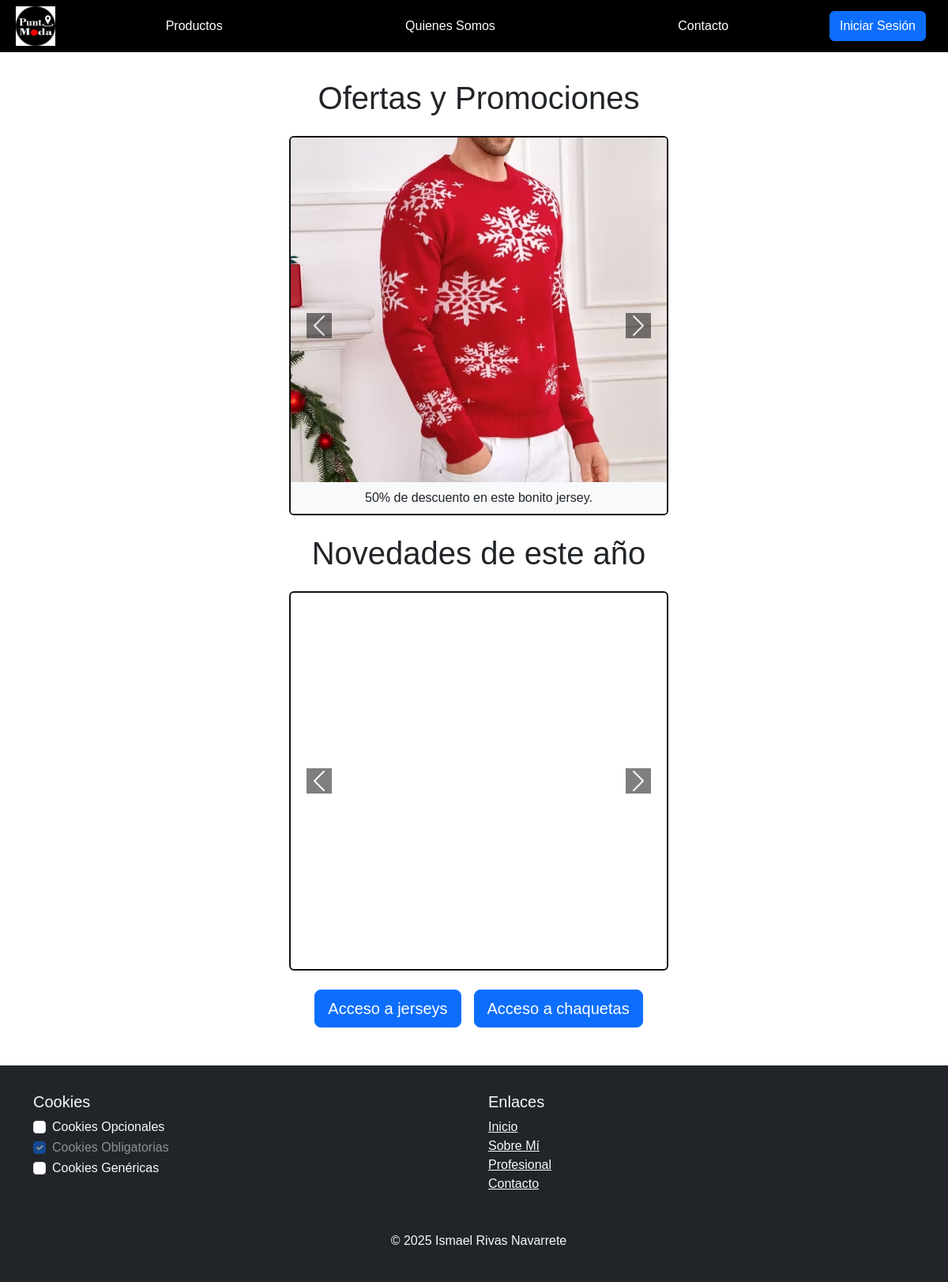
/, run on an earlier commit of the app's database.
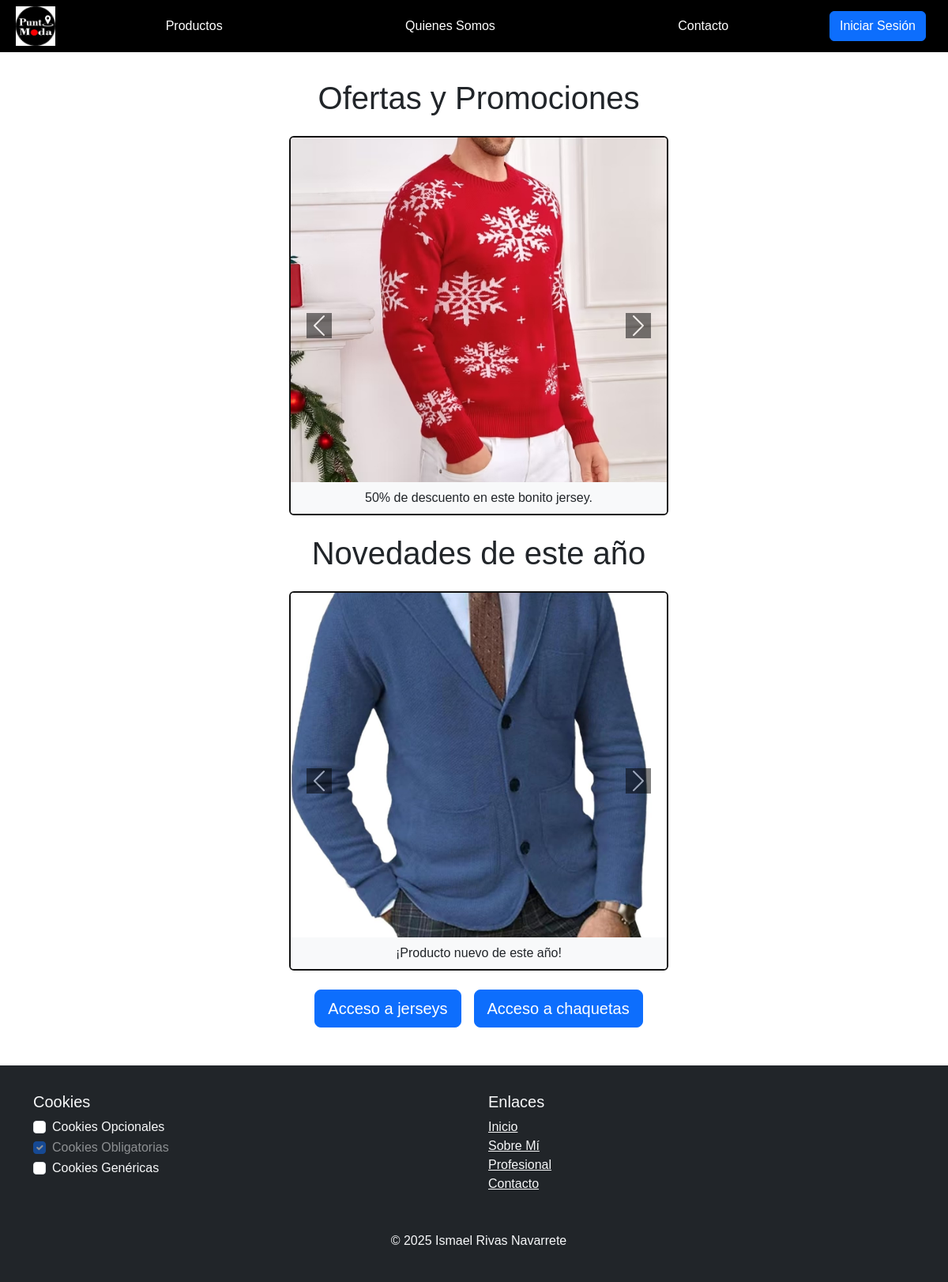
And on a later commit of the database.
### tables this page shows
CREATE TABLE IF NOT EXISTS Productos (
    cod_producto CHAR(5) PRIMARY KEY,
    nombre VARCHAR(40) NOT NULL,
    modelo MEDIUMINT NOT NULL,
    descripcion TEXT,
    imagen VARCHAR(255),
    precio DECIMAL(5,2),
    CIF VARCHAR(9) NOT NULL, 
    FOREIGN KEY (CIF) REFERENCES Proveedores(CIF) ON UPDATE CASCADE ON DELETE RESTRICT
);

### www/index.php (the view, shortened to what this page needs)
<?php
$conexionBaseDatos = Conexion::conexionBD();
$anioActual = date("Y");
$consultaNovedades = $conexionBaseDatos->prepare("SELECT imagen FROM Productos WHERE modelo = ? ORDER BY modelo DESC");
$consultaNovedades->bind_param("s", $anioActual);
$consultaNovedades->execute();
$resultado = $consultaNovedades->get_result();
?>
<!DOCTYPE html>
<html lang="es">
<head>
    <link rel="stylesheet" href="https://cdn.jsdelivr.net/npm/bootstrap@5.3.3/dist/css/bootstrap.min.css">
    <link rel="stylesheet" href="css/styles.css">
</head>
<body>
    <?php include 'php/navbar.php'; ?>
    <main class="container">
        <h1 class="text-center my-4">Ofertas y Promociones</h1>
        <div class="d-flex justify-content-center">
            <div class="card overflow-hidden" style="width: 30rem; height: 30rem;">
                <div id="carouselExample" class="carousel slide h-100">
                    <div class="carousel-inner h-100">
                        <div class="carousel-item active h-100">
                            <div class="h-100 d-flex flex-column">
                                <div class="flex-grow-1 overflow-hidden">
                                    <img src="../imagenes/productos/jersey8.jpg" class="w-100 h-100 object-fit-cover" alt="...">
                                </div>
                                <div class="bg-light py-2">
                                    <p class="text-center m-0">50% de descuento en este bonito jersey.</p>
                                </div>
                            </div>
                        </div>
                    </div>
                    <button class="carousel-control-prev" type="button" data-bs-target="#carouselExample" data-bs-slide="prev">
                        <span class="carousel-control-prev-icon bg-black" aria-hidden="true"></span>
                    </button>
                    <button class="carousel-control-next" type="button" data-bs-target="#carouselExample" data-bs-slide="next">
                        <span class="carousel-control-next-icon bg-black" aria-hidden="true"></span>
                    </button>
                </div>
            </div>
        </div>
        <h1 class="text-center my-4">Novedades de este año</h1>
        <div class="d-flex justify-content-center">
            <div class="card overflow-hidden" style="width: 30rem; height: 30rem;">
                <div id="carouselSegundo" class="carousel slide h-100">
                    <div class="carousel-inner h-100">
                        <?php
                        $primera = true;
                        while ($producto = $resultado->fetch_assoc()) {
                        ?>
                            <div class="carousel-item <?php if ($primera) { echo 'active'; $primera = false; } ?> h-100">
                                <div class="h-100 d-flex flex-column">
                                    <div class="flex-grow-1 overflow-hidden">
                                        <img src="<?php echo htmlspecialchars($producto['imagen']); ?>" class="w-100 h-100 object-fit-cover" alt="...">
                                    </div>
                                    <div class="bg-light py-2">
                                        <p class="text-center m-0">¡Producto nuevo de este año!</p>
                                    </div>
                                </div>
                            </div>
                        <?php } ?>
                    </div>
                    <button class="carousel-control-prev" type="button" data-bs-target="#carouselSegundo" data-bs-slide="prev">
                        <span class="carousel-control-prev-icon bg-black" aria-hidden="true"></span>
                    </button>
                    <button class="carousel-control-next" type="button" data-bs-target="#carouselSegundo" data-bs-slide="next">
                        <span class="carousel-control-next-icon bg-black" aria-hidden="true"></span>
                    </button>
                </div>
            </div>
        </div><br>
        <div class="d-flex justify-content-center gap-3">
            <a href="jerseys.php" class="btn btn-primary btn-lg">Acceso a jerseys</a>
            <a href="chaquetas.php" class="btn btn-primary btn-lg">Acceso a chaquetas</a>
        </div>
    </main>
    <?php include 'php/footer.php'; ?>
</body>
</html>

### www/php/navbar.php (shortened to what this page needs)
<nav class="navbar navbar-expand-lg navbar-dark">
    <div class="container-fluid d-flex align-items-center">
        <a href="index.php"><img src="imagenes/logo.png" class="navbar-logo ms-2 mt-2" alt="logo"></a>
        <div class="collapse navbar-collapse" id="barraNavegacion">
            <ul class="navbar-nav ms-auto">
                <li id="productos" class="nav-item ms-2 mt-2 position-relative"><a class="nav-link" href="#">Productos</a>
                </li>
                <li class="nav-item ms-2 mt-2"><a class="nav-link" href="quienesSomos.php">Quienes Somos</a></li>
                <li class="nav-item ms-2 mt-2"><a class="nav-link" href="contacto.php">Contacto</a></li>
            </ul>
        </div>
        <div class="ms-3 me-3 mt-2">
            <?php if (isset($_SESSION['usuario'])) { ?>
                <div class="dropdown">
                    <a class="btn btn-outline-light dropdown-toggle d-flex align-items-center" href="#" role="button" id="perfilDropdown" data-bs-toggle="dropdown" aria-expanded="false">
                        <img src="<?php echo htmlspecialchars($_SESSION['perfil'] ?? 'imagenes/fotosPerfil/emoticono.jpg'); ?>" alt="Perfil" class="rounded-circle me-2" width="32" height="32">
                        <span><?php echo htmlspecialchars($_SESSION['usuario']); ?></span>
                    </a>
                    <ul class="dropdown-menu dropdown-menu-end" aria-labelledby="perfilDropdown">
                        <?php if($_SESSION['rol'] === 'admin') { ?>
                            <li><a class="dropdown-item" href="php/administrarUsuarios.php">Administrar Usuarios</a></li>
                        <?php }
                        if($_SESSION['rol'] === 'admin' || $_SESSION['rol'] === 'cliente') { ?>
                            <li><a class="dropdown-item" href="php/cuenta.php">Mi cuenta</a></li>
                        <?php }
                        if($_SESSION['rol'] === 'cliente') { ?>
                            <li><a class="dropdown-item" href="php/pedidos.php">Mis pedidos</a></li>
                        <?php } ?>
                        <li><a class="dropdown-item text-danger" href="php/logout.php">Cerrar sesión</a></li>
                    </ul>
                </div>
            <?php  } else { ?>
                <a href="php/login.php">
                    <button type="button" class="btn btn-primary">Iniciar Sesión</button>
                </a>
            <?php } ?>
        </div>
    </div>
</nav>

### www/php/footer.php
<footer class="bg-dark text-light py-4 mt-5">
    <div class="container">
        <div class="row">
            <div class="col-md-6 mb-3">
                <h5>Cookies</h5>
                <ul class="list-unstyled">
                    <li>
                        <div class="form-check">
                            <input class="form-check-input" type="checkbox" id="cookiesOpcionales">
                            <label class="form-check-label" for="cookiesOpcionales">
                                Cookies Opcionales
                            </label>
                        </div>
                    </li>
                    <li>
                        <div class="form-check">
                            <input class="form-check-input" type="checkbox" id="cookiesObligatorias" disabled checked>
                            <label class="form-check-label" for="cookiesObligatorias">
                                Cookies Obligatorias
                            </label>
                        </div>
                    </li>
                    <li>
                        <div class="form-check">
                            <input class="form-check-input" type="checkbox" id="cookiesGenericas">
                            <label class="form-check-label" for="cookiesGenericas">
                                Cookies Genéricas
                            </label>
                        </div>
                    </li>
                </ul>
            </div>
            <div class="col-md-6 mb-3">
                <h5>Enlaces</h5>
                <ul class="list-unstyled">
                    <li><a href="index.php" class="text-light">Inicio</a></li>
                    <li><a href="sobreti.html" class="text-light">Sobre Mí</a></li>
                    <li><a href="profesional.html" class="text-light">Profesional</a></li>
                    <li><a href="contacto.html" class="text-light">Contacto</a></li>
                </ul>
            </div>
        </div>
        <div class="text-center mt-3">
            <p>&copy; 2025 Ismael Rivas Navarrete</p>
        </div>
    </div>
</footer>

### www/css/styles.css (style rules this page uses)
html, body { height: 100%; margin: 0; padding: 0; }
body { display: flex; flex-direction: column; font-family: Arial, sans-serif; }
.navbar { background-color: black; margin-top: 0; padding-top: 0; }
.navbar-logo { max-height: 50px; width: auto; margin-right: 20px; }
.navbar-dark .navbar-nav .nav-link { color: white; margin: 0 15px; }
.navbar-nav { width: 100%; display: flex; justify-content: space-around; }
main { flex: 1; }
.container { margin-top: 10px; padding-right: 0 !important; }
.object-fit-cover { object-fit: cover; width: 100%; }
#productos { position: relative; }
.card { border: 2px solid #111 }

What changed in the data, as far as the page shows it:
added productos: imagen (picture)
